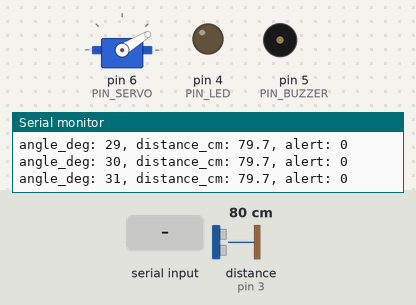
A sketch run on a simulated Arduino Uno, built with avr-gcc and run on an emulated ATmega328P. Parts: servo, output pins drawn as LEDs (lit = HIGH), buzzer (waves = sounding), the last lines printed to the serial monitor. Wiring (inferred from the names in the program): ultrasonic range finder: trigger pin 2; echo pin 3. Dashed ring = blinking. Inputs (shaded band) come from the test bench; at power-on: distance to the obstacle (sensor on pin 3) 80 cm. The echo pulse lasts 58.3 µs per cm; pins used as bus, display or sensor lines are not drawn.

Above: at 1.2 s.
1.3 s: "TEST\n" received over Serial
At 1.37 s:
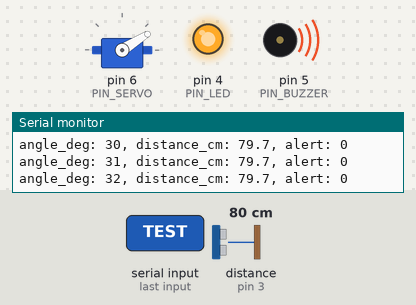
4.3 s: distance to the obstacle (sensor on pin 3) set to 4 cm
At 4.88 s:
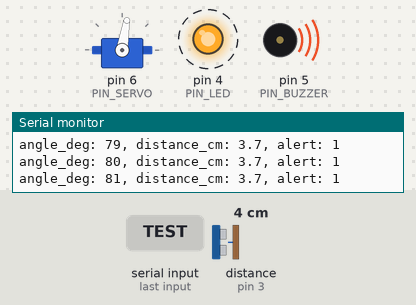
7.3 s: "SPEED:90\n" received over Serial
10.3 s: distance to the obstacle (sensor on pin 3) set to 2 cm
At 10.54 s:
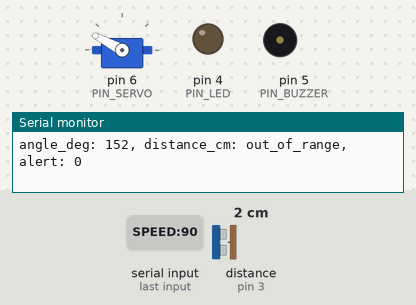
Timing chart, 0 to 17.3 s (numbered marks = the images above; inputs shaded):
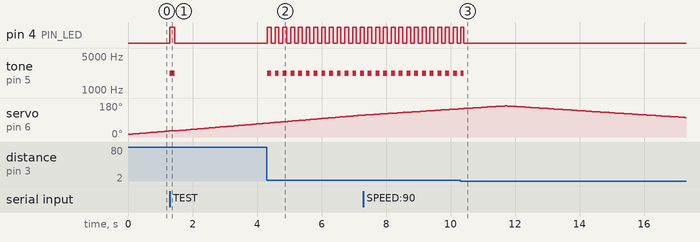

Measured:
- the behaviour switches between 3 and 2 cm on distance to the obstacle (sensor on pin 3) (found by bisection; images 2 and 3)
- after the input at 1.3 s, pin 4 (PIN_LED): LOW → HIGH at once, → LOW 0.15 s later; tone on pin 5 (PIN_BUZZER): silent → 2200 Hz at once, → silent 0.15 s later
- after the input at 4.3 s, pin 4 (PIN_LED): alternates HIGH for 0.12 s and LOW for 0.12 s, starting at once; tone on pin 5 (PIN_BUZZER): alternates 2200 Hz for 0.12 s and silent for 0.12 s, starting at once
- after the input at 10.3 s, pin 4 (PIN_LED): goes on until 10.4 s, then stays LOW; tone on pin 5 (PIN_BUZZER): goes on until 10.4 s, then stays silent
- by itself, servo on pin 6 (PIN_SERVO): rises from 149° to 165° in 1.3 s, then falls to 103° in 5.6 s

The sketch:

arduino_radar.ino
```cpp
#include <Arduino.h>
#include <Servo.h>
#include "config.h"

static Servo scanServo;

static unsigned long lastScanStepMs = 0;
static unsigned long lastAlertToggleMs = 0;

static int16_t currentAngleDeg = SERVO_MIN_DEG;
static int8_t sweepDirection = 1; // +1 increasing, -1 decreasing

// Dynamically configurable parameters (defaulted from config.h)
static float alertDistanceCm = ALERT_DISTANCE_CM;
static uint8_t servoStepDeg = SERVO_STEP_DEG;
static unsigned long scanStepIntervalMs = SCAN_STEP_INTERVAL_MS;

static bool alertActive = false;
static bool alertOutputState = false;

static float readDistanceCm(bool &valid) {
  digitalWrite(PIN_ULTRASONIC_TRIG, LOW);
  delayMicroseconds(2);
  digitalWrite(PIN_ULTRASONIC_TRIG, HIGH);
  delayMicroseconds(10);
  digitalWrite(PIN_ULTRASONIC_TRIG, LOW);

  const unsigned long durationUs = pulseIn(PIN_ULTRASONIC_ECHO, HIGH, ECHO_TIMEOUT_US);
  if (durationUs == 0) {
    valid = false;
    return -1.0f;
  }

  const float distance = (durationUs * 0.0343f) * 0.5f;
  if (distance < 2.0f || distance > 400.0f) {
    valid = false;
    return -1.0f;
  }

  valid = true;
  return distance;
}

static void setAlertOutputs(bool on) {
  digitalWrite(PIN_LED, on ? HIGH : LOW);
  if (on) {
    tone(PIN_BUZZER, BUZZER_FREQUENCY_HZ);
  } else {
    noTone(PIN_BUZZER);
  }
}

static void advanceSweepAngle() {
  currentAngleDeg += (sweepDirection * servoStepDeg);

  if (currentAngleDeg >= SERVO_MAX_DEG) {
    currentAngleDeg = SERVO_MAX_DEG;
    sweepDirection = -1;
  } else if (currentAngleDeg <= SERVO_MIN_DEG) {
    currentAngleDeg = SERVO_MIN_DEG;
    sweepDirection = 1;
  }
}

static void processIncomingSerial() {
  if (!Serial.available()) return;

  String cmd = Serial.readStringUntil('\n');
  cmd.trim();
  if (cmd.length() == 0) return;

  if (cmd.startsWith("ALERT:")) {
    float val = cmd.substring(6).toFloat();
    if (val >= 5.0f && val <= 200.0f) {
      alertDistanceCm = val;
      Serial.print(F("[CMD] ALERT_SET: "));
      Serial.println(alertDistanceCm, 1);
    }
  } else if (cmd.startsWith("STEP:")) {
    int val = cmd.substring(5).toInt();
    if (val >= 1 && val <= 5) {
      servoStepDeg = (uint8_t)val;
      Serial.print(F("[CMD] STEP_SET: "));
      Serial.println(servoStepDeg);
    }
  } else if (cmd.startsWith("SPEED:")) {
    long val = cmd.substring(6).toInt();
    if (val >= 30 && val <= 300) {
      scanStepIntervalMs = (unsigned long)val;
      Serial.print(F("[CMD] SPEED_MS_SET: "));
      Serial.println(scanStepIntervalMs);
    }
  } else if (cmd.equalsIgnoreCase("TEST")) {
    setAlertOutputs(true);
    delay(150);
    setAlertOutputs(false);
    Serial.println(F("[CMD] TEST_COMPLETE"));
  } else if (cmd.equalsIgnoreCase("STATUS")) {
    Serial.print(F("[STATUS] alert_cm: "));
    Serial.print(alertDistanceCm, 1);
    Serial.print(F(", step_deg: "));
    Serial.print(servoStepDeg);
    Serial.print(F(", speed_ms: "));
    Serial.println(scanStepIntervalMs);
  }
}

void setup() {
  pinMode(PIN_ULTRASONIC_TRIG, OUTPUT);
  pinMode(PIN_ULTRASONIC_ECHO, INPUT);
  pinMode(PIN_LED, OUTPUT);
  pinMode(PIN_BUZZER, OUTPUT);

  digitalWrite(PIN_ULTRASONIC_TRIG, LOW);
  digitalWrite(PIN_LED, LOW);
  digitalWrite(PIN_BUZZER, LOW);

  scanServo.attach(PIN_SERVO);
  scanServo.write(currentAngleDeg);

  Serial.begin(115200);
}

void loop() {
  const unsigned long now = millis();

  // Listen for interactive serial commands from HUD visualizer
  processIncomingSerial();

  if (now - lastScanStepMs >= scanStepIntervalMs) {
    lastScanStepMs = now;

    // Command servo to current scan angle
    scanServo.write(currentAngleDeg);

    // Sample distance at this angle
    bool valid = false;
    const float distanceCm = readDistanceCm(valid);

    alertActive = (valid && (distanceCm < alertDistanceCm));

    // Telemetry output (compatible with existing parsers while adding alert status)
    Serial.print(F("angle_deg: "));
    Serial.print(currentAngleDeg);
    Serial.print(F(", distance_cm: "));
    if (valid) {
      Serial.print(distanceCm, 1);
    } else {
      Serial.print(F("out_of_range"));
    }
    Serial.print(F(", alert: "));
    Serial.println(alertActive ? 1 : 0);

    if (!alertActive) {
      alertOutputState = false;
      setAlertOutputs(false);
    }

    advanceSweepAngle();
  }

  if (alertActive && (now - lastAlertToggleMs >= ALERT_TOGGLE_INTERVAL_MS)) {
    lastAlertToggleMs = now;
    alertOutputState = !alertOutputState;
    setAlertOutputs(alertOutputState);
  }
}
```

config.h
```cpp
#ifndef CONFIG_H
#define CONFIG_H

#include <Arduino.h>

// Pin map (must match wiring exactly)
static const uint8_t PIN_ULTRASONIC_TRIG = 2;
static const uint8_t PIN_ULTRASONIC_ECHO = 3;
static const uint8_t PIN_LED = 4;
static const uint8_t PIN_BUZZER = 5;
static const uint8_t PIN_SERVO = 6;

// Behavior
static const float ALERT_DISTANCE_CM = 30.0f;

// Servo sweep
static const uint8_t SERVO_MIN_DEG = 15;
static const uint8_t SERVO_MAX_DEG = 165;
static const uint8_t SERVO_STEP_DEG = 1;

// Scan timing (also respects HC-SR04 >= 60 ms requirement)
static const unsigned long SCAN_STEP_INTERVAL_MS = 70;
static const unsigned long ECHO_TIMEOUT_US = 30000UL;

// Alert pattern timing
static const unsigned long ALERT_TOGGLE_INTERVAL_MS = 120;

// Buzzer tone (passive piezo)
static const unsigned int BUZZER_FREQUENCY_HZ = 2200;

#endif
```
